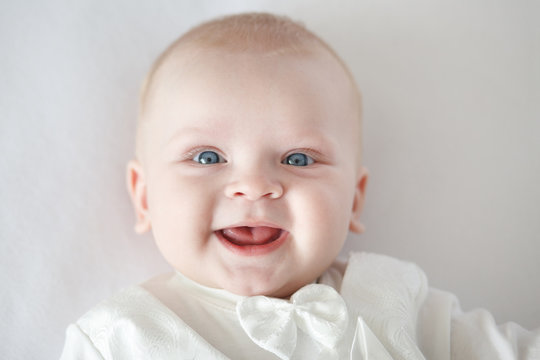
#> input picture PyIP28_FaceDetection/input/Baby.jpg, 540 x 360 px, found by its file name
$ python checkered_face.py
#> lines starting #> are read from the running program, lines starting #| are printed output that depends on the picture
import cv2

image = cv2.imread("input\Baby.jpg")
#> image is the input picture: shape (360, 540, 3); mean B, G, R 192.8, 196.5, 204.9
image_gray = cv2.cvtColor(image, cv2.COLOR_BGR2GRAY)
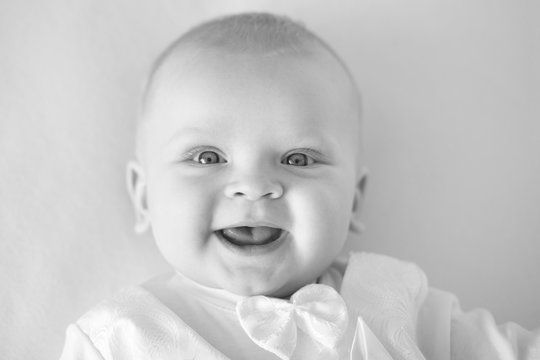
#> image_gray: shape (360, 540); min 25, max 255, mean 198.6

face_detector = cv2.CascadeClassifier(cv2.data.haarcascades + "haarcascade_frontalface_alt.xml")
faces = face_detector.detectMultiScale(image_gray, 1.3)
#> faces = [[129, 69, 225, 225]]

for face in faces:
    x, y, w, h = face
    face_image = image[y:y+h, x:x+w]
    face_image_small = cv2.resize(face_image, [20, 20])
    face_image_big = cv2.resize(face_image_small, [w, h], interpolation=cv2.INTER_NEAREST)

    image[y:y+h, x:x+w] = face_image_big
#> this loop made 1 pass
#> pass 1, `face_image = image[y:y+h, x:x+w]`:
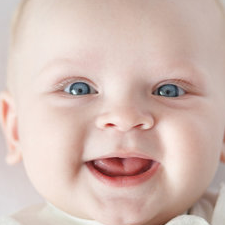
#> face_image: shape (225, 225, 3); mean B, G, R 179.6, 187.7, 212.2
#> pass 1, `face_image_small = cv2.resize(face_image, [20, 20])`:
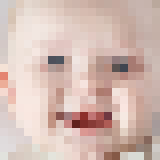
#> face_image_small: shape (20, 20, 3) (shown 8 times larger); mean B, G, R 179.1, 187.2, 211.6
#> after the loop:
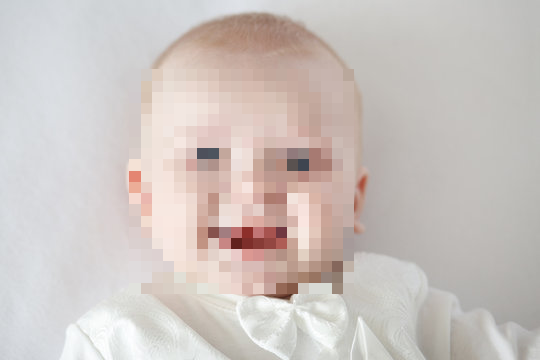
#> image: shape (360, 540, 3); mean B, G, R 192.7, 196.4, 204.7


cv2.imshow("checkerd", image)
cv2.imwrite("output\checkered_face.jpg", image)
cv2.waitKey()
